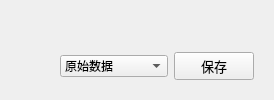
         <widget class="QWidget" name="tab_2">
          <attribute name="title">
           <string>波形</string>
          </attribute>
          <layout class="QGridLayout" name="gridLayout_7">
           <item row="0" column="0">
            <widget class="QWidget" name="widget" native="true">
             <layout class="QGridLayout" name="gridLayout_11">
              <item row="0" column="0">
               <widget class="ChartView" name="Wave_ChartView" native="true"/>
              </item>
              <item row="1" column="0">
               <layout class="QHBoxLayout" name="horizontalLayout_16">
                <item>
                 <spacer name="horizontalSpacer_7">
                  <property name="orientation">
                   <enum>Qt::Horizontal</enum>
                  </property>
                  <property name="sizeHint" stdset="0">
                   <size>
                    <width>40</width>
                    <height>20</height>
                   </size>
                  </property>
                 </spacer>
                </item>
                <item>
                 <widget class="QComboBox" name="FlowControl_comboBox_5">
                  <item>
                   <property name="text">
                    <string>原始数据</string>
                   </property>
                  </item>
                  <item>
                   <property name="text">
                    <string>图片</string>
                   </property>
                  </item>
                  <item>
                   <property name="text">
                    <string>原始数据+图片</string>
                   </property>
                  </item>
                 </widget>
                </item>
                <item>
                 <widget class="QPushButton" name="SEND_pushButton_2">
                  <property name="font">
                   <font>
                    <family>优设标题黑</family>
                    <pointsize>10</pointsize>
                   </font>
                  </property>
                  <property name="text">
                   <string>保存</string>
                  </property>
                 </widget>
                </item>
               </layout>
              </item>
             </layout>
            </widget>
           </item>
          </layout>
         </widget>
